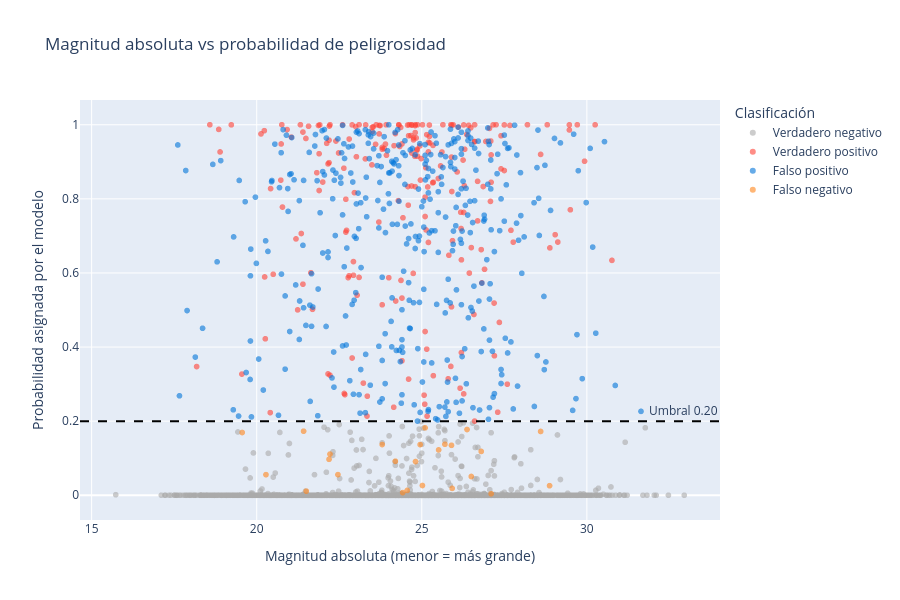

Notebook code for this chart:
### Markdown cell above
### Magnitud absoluta vs probabilidad de peligrosidad

### Code cell
checkpoint = joblib.load('../data/xgboost_final.pkl')
modelo = checkpoint['modelo']

X_test = pd.read_csv('../data/X_test.csv')
y_test = pd.read_csv('../data/y_test.csv').squeeze()

probabilidades = modelo.predict_proba(X_test)[:, 1]

df_test_original = df[df.index.isin(X_test.index)].copy()
df_test_original['probabilidad_peligroso'] = probabilidades
df_test_original['peligroso_real'] = y_test.values
y_pred = (probabilidades >= 0.20).astype(bool)

def clasificar(row):
    if row['peligroso_real'] and row['probabilidad_peligroso'] >= 0.20:
        return 'Verdadero positivo'
    elif row['peligroso_real'] and row['probabilidad_peligroso'] < 0.20:
        return 'Falso negativo'
    elif not row['peligroso_real'] and row['probabilidad_peligroso'] >= 0.20:
        return 'Falso positivo'
    else:
        return 'Verdadero negativo'

df_test_original['clasificacion'] = df_test_original.apply(clasificar, axis=1)

fig = px.scatter(
    df_test_original,
    x='absolute_magnitude_h',
    y='probabilidad_peligroso',
    color='clasificacion',
    color_discrete_map={
        'Verdadero positivo': '#FF4136',
        'Falso negativo': '#FF851B',
        'Falso positivo': '#0074D9',
        'Verdadero negativo': '#AAAAAA'
    },
    labels={
        'absolute_magnitude_h': 'Magnitud absoluta (menor = más grande)',
        'probabilidad_peligroso': 'Probabilidad asignada por el modelo',
        'clasificacion': 'Clasificación'
    },
    title='Magnitud absoluta vs probabilidad de peligrosidad',
    opacity=0.6,
    hover_data=['name', 'diameter_max_km']
)

fig.add_hline(y=0.20, line_dash='dash', line_color='black',
              annotation_text='Umbral 0.20')

fig.update_layout(height=600)
fig.show()

### Figure 1 — Plotly figure (JSON) as saved in the notebook; plotly's stock layout.template omitted (floating-point values rounded to 4 significant figures; data arrays with more than 128 entries replaced by an {"elided": "..."} marker saying what was removed)
{"data": [{"customdata": {"elided": "3886x2 mixed values"}, "hovertemplate": "Clasificación=Verdadero negativo<br>Magnitud absoluta (menor = más grande)=%{x}<br>Probabilidad asignada por el modelo=%{y}<br>name=%{customdata[0]}<br>diameter_max_km=%{customdata[1]}<extra></extra>", "legendgroup": "Verdadero negativo", "marker": {"color": "#AAAAAA", "opacity": 0.6, "symbol": "circle"}, "mode": "markers", "name": "Verdadero negativo", "showlegend": true, "type": "scattergl", "x": {"elided": "3886 float values"}, "xaxis": "x", "y": {"elided": "3886 float values"}, "yaxis": "y"}, {"customdata": {"elided": "227x2 mixed values"}, "hovertemplate": "Clasificación=Verdadero positivo<br>Magnitud absoluta (menor = más grande)=%{x}<br>Probabilidad asignada por el modelo=%{y}<br>name=%{customdata[0]}<br>diameter_max_km=%{customdata[1]}<extra></extra>", "legendgroup": "Verdadero positivo", "marker": {"color": "#FF4136", "opacity": 0.6, "symbol": "circle"}, "mode": "markers", "name": "Verdadero positivo", "showlegend": true, "type": "scattergl", "x": {"elided": "227 float values"}, "xaxis": "x", "y": {"elided": "227 float values"}, "yaxis": "y"}, {"customdata": {"elided": "388x2 mixed values"}, "hovertemplate": "Clasificación=Falso positivo<br>Magnitud absoluta (menor = más grande)=%{x}<br>Probabilidad asignada por el modelo=%{y}<br>name=%{customdata[0]}<br>diameter_max_km=%{customdata[1]}<extra></extra>", "legendgroup": "Falso positivo", "marker": {"color": "#0074D9", "opacity": 0.6, "symbol": "circle"}, "mode": "markers", "name": "Falso positivo", "showlegend": true, "type": "scattergl", "x": {"elided": "388 float values"}, "xaxis": "x", "y": {"elided": "388 float values"}, "yaxis": "y"}, {"customdata": [["(2022 SA5)", 0.03891], ["(2021 CP8)", 0.2168], ["(2020 RL6)", 0.2979], ["(2001 UP)", 0.04306], ["(2017 VL1)", 0.02979], ["620107 (2020 XK7)", 0.7278], ["(2021 EA4)", 0.2138], ["(2021 VS5)", 0.03163], ["(2021 GT1)", 0.03927], ["(2019 AF13)", 0.1033], ["(2019 FA1)", 0.07763], ["(2024 LO2)", 0.04699], ["(2016 SX1)", 0.01133], ["(2021 JV5)", 0.05676], ["(2020 VT3)", 0.01], ["(2024 QH)", 0.06082], ["(2021 UZ1)", 0.1914], ["(2011 AR26)", 0.5224], ["(2020 XH2)", 0.0226], ["(2020 DF3)", 0.08591], ["(2021 NS8)", 0.05889], ["(2016 RP40)", 0.06487], ["(2025 OD2)", 0.07278], ["(2015 CO3)", 0.3091], ["(2019 RO1)", 0.02594]], "hovertemplate": "Clasificación=Falso negativo<br>Magnitud absoluta (menor = más grande)=%{x}<br>Probabilidad asignada por el modelo=%{y}<br>name=%{customdata[0]}<br>diameter_max_km=%{customdata[1]}<extra></extra>", "legendgroup": "Falso negativo", "marker": {"color": "#FF851B", "opacity": 0.6, "symbol": "circle"}, "mode": "markers", "name": "Falso negativo", "showlegend": true, "type": "scattergl", "x": [25.92, 22.19, 21.5, 25.7, 26.5, 19.56, 22.22, 26.37, 25.9, 23.8, 24.42, 25.51, 28.6, 25.1, 28.87, 24.95, 22.46, 20.28, 27.1, 24.2, 25.02, 24.81, 24.56, 21.42, 26.8], "xaxis": "x", "y": [0.01857, 0.09703, 0.01116, 0.1377, 0.05065, 0.1693, 0.1111, 0.1774, 0.1347, 0.1369, 0.007178, 0.1224, 0.1721, 0.1819, 0.02585, 0.1367, 0.0557, 0.0556, 0.004008, 0.09187, 0.0263, 0.09101, 0.01306, 0.1729, 0.1182], "yaxis": "y"}], "layout": {"annotations": [{"showarrow": false, "text": "Umbral 0.20", "x": 1, "xanchor": "right", "xref": "x domain", "y": 0.2, "yanchor": "bottom", "yref": "y"}], "height": 600, "legend": {"title": {"text": "Clasificación"}, "tracegroupgap": 0}, "shapes": [{"line": {"color": "black", "dash": "dash"}, "type": "line", "x0": 0, "x1": 1, "xref": "x domain", "y0": 0.2, "y1": 0.2, "yref": "y"}], "title": {"text": "Magnitud absoluta vs probabilidad de peligrosidad"}, "xaxis": {"anchor": "y", "domain": [0, 1], "title": {"text": "Magnitud absoluta (menor = más grande)"}}, "yaxis": {"anchor": "x", "domain": [0, 1], "title": {"text": "Probabilidad asignada por el modelo"}}}}
